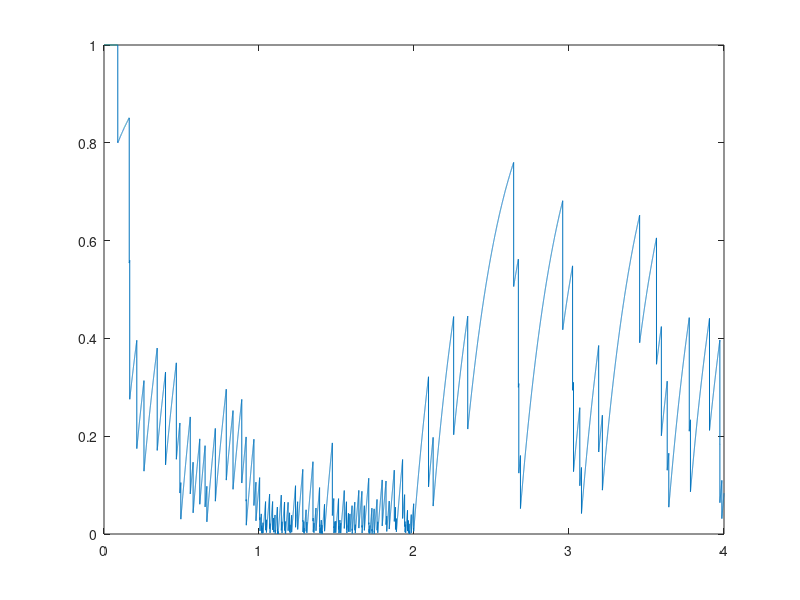

Here is the MATLAB script that generated this plot:
%step (a)
dt = 1e-4;
t = 0:dt:4;

%step (b)
firingRate = zeros(1, length(t));
firingRate(1:1/dt) = 20;
firingRate(1/dt+1:2/dt) = 100;
firingRate(2/dt+1:3/dt) = 10;
firingRate(3/dt+1:4/dt) = 20;

% step (c)
Spike = zeros(1, length(t));
randoms = rand(1,length(t));
for i =1 : length(firingRate)
    x = randoms(i);
    randoms(i) = x;
    if x < firingRate(i)*dt
        Spike(i) = 1;
    end
end

% step (d)
Gsyn = zeros(1, length(t));
Tconstant = 0.1; %decay back to zero by 100 ms (0.1s)
decay = 0;
dG = 1e-9; %constant increment
for i = 2 : length(Gsyn)
    if decay<Tconstant
        Gsyn(i) = Gsyn(i-1)+dG;
        decay = decay+1e-4;
    else
        decay = 0;
    end
end

%step (e)
P0 = 0.5;
tD = 0.25;
D = ones(1, length(t));
for i = 2:length(D)
    if Spike(i) == 0
        dD = (1-D(i-1))/tD*dt;
        D(i) = D(i-1) +dD;
    else
        D(i) = D(i-1)*P0;
    end
    
end



%step (f)
dtc = 0.1; %decay time constant
dGmax = 2e-9; %S

G = zeros(1, length(t));
d = 0;
for i = 2: length(G)    
    if d<dtc
        dG = dGmax*P0*D(i-1);
        G(i) = G(i-1) + dG;
        d = d+1e-4;
    else
        G(i) = 0;
        d = 0;
    end    
end

%step (g)
ffac = 0.25;
tF = 0.25;

F = ones(1, length(t));
P = zeros(1, length(t));
P(:) = 0.2;
for i = 2:length(F)
    if Spike(i) == 1
        F(i) = F(i-1)+ ffac * (1/P(i) - F(i-1));
    else
        dF = (1-F(i-1))/tF*dt;
        F(i) = F(i-1)+ dF;
    end
end



%step (h)
D2 = ones(1, length(t));%new synaptic depression vector
for i = 2:length(D2)
    if Spike(i) ==1
        D2(i) = D2(i-1) - P(i) * F(i-1) * D2(i-1);
    else
        dD2 = (1-D2(i-1))/tD*dt;
        D2(i) = D2(i-1) +dD2;
    end
end


%Step (i)
G3 = zeros(1, length(t));
dGmax = 4e-9;
P0 = 0.2;
d = 0;
for i = 2: length(G3)
    if d<dtc        
        dG3 = dGmax *P0 *F(i-1)* D2(i-1);
        G3(i) = G3(i-1) + dG3;
        d = d+dt;
    else
        d = 0;
    end

end

plot(t, D2);